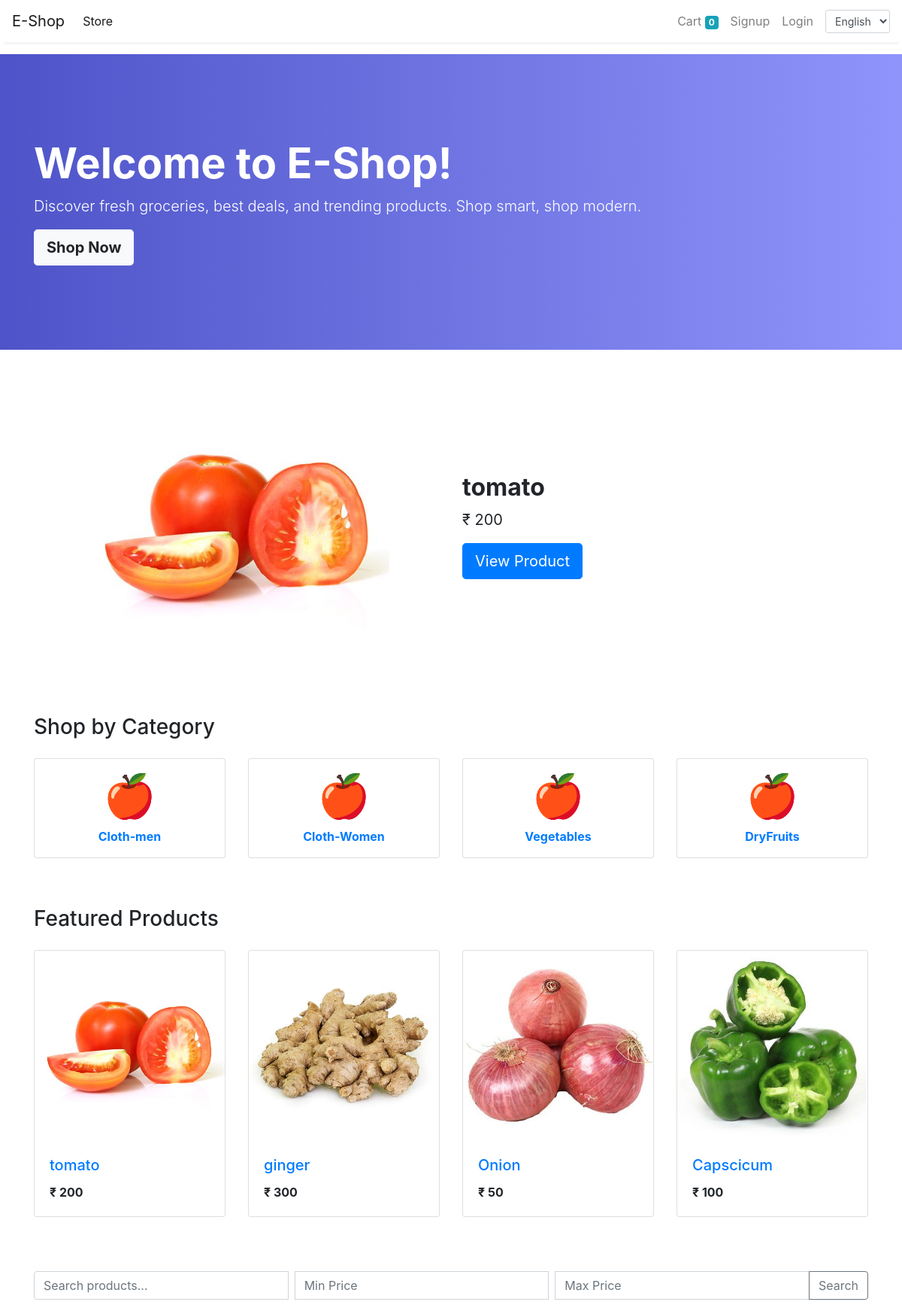
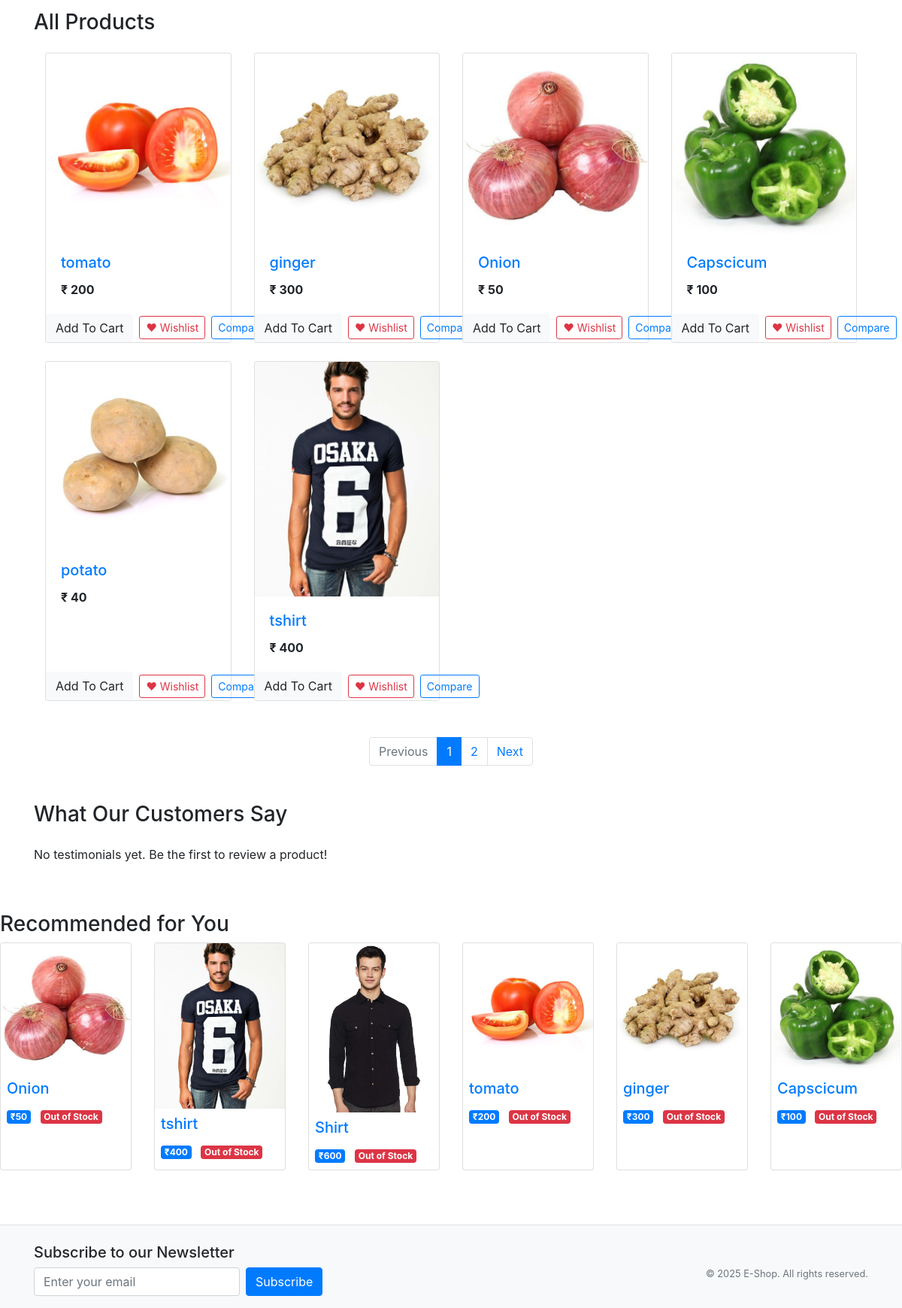
The app's page /store with its own data (2 pictures, top to bottom).
### store/models.py (models this page shows, shortened)
class Product(models.Model):
    name = models.CharField(max_length=100)
    price = models.IntegerField(default=0)
    category = models.ForeignKey(Category,on_delete=models.CASCADE,default=1)
    brand = models.ForeignKey('Brand', on_delete=models.SET_NULL, null=True, blank=True)
    tags = models.ManyToManyField('Tag', blank=True)
    description = models.CharField(max_length=200, default=' ')
    image = models.ImageField(upload_to='Products/')
    stock = models.IntegerField(default=0)

class Category(models.Model):
    name = models.CharField(max_length=100)
    @classmethod
    def get_all_categories(cls):
        return cls.objects.all()

### store/views.py (the view)
# urls.py: path('',include('store.urls'))
def store(request):
    cart = request.session.get('cart')
    if not cart:
        request.session['cart'] = {}
    categories = cache.get('categories')
    if not categories:
        categories = Category.get_all_categories()
        cache.set('categories', categories, 60 * 10)  # Cache for 10 minutes
    brands = Brand.objects.all()
    brand_id = request.GET.get('brand')
    categoryID = request.GET.get('category')
    search_query = request.GET.get('search', '').strip()
    min_price = request.GET.get('min_price')
    max_price = request.GET.get('max_price')
    tag_id = request.GET.get('tag')
    page_number = request.GET.get('page', 1)
    cache_key = f'products_{categoryID}_{search_query}_{min_price}_{max_price}_{brand_id}_{tag_id}'
    products = cache.get(cache_key)
    if not products:
        if categoryID:
            products = Product.objects.select_related('category', 'brand').prefetch_related('tags').filter(category=categoryID)
        else:
            products = Product.objects.select_related('category', 'brand').prefetch_related('tags').all()
        if search_query:
            products = products.filter(name__icontains=search_query)
        if min_price:
            products = products.filter(price__gte=min_price)
        if max_price:
            products = products.filter(price__lte=max_price)
        if brand_id:
            products = products.filter(brand_id=brand_id)
        if tag_id:
            products = products.filter(tags__id=tag_id)
        cache.set(cache_key, products, 60 * 5)  # Cache for 5 minutes
    testimonials = Review.objects.select_related('customer', 'product').order_by('-created_at')[:4]
    viewed_ids = request.session.get('recently_viewed', [])
    recently_viewed = Product.objects.filter(id__in=viewed_ids) if viewed_ids else []
    recommended_products = []
    customer_id = request.session.get('customer')
    if customer_id:
        ordered_ids = Order.objects.filter(customer_id=customer_id).values_list('product_id', flat=True)
        ordered_categories = Product.objects.filter(id__in=ordered_ids).values_list('category_id', flat=True)
        viewed_categories = Product.objects.filter(id__in=viewed_ids).values_list('category_id', flat=True)
        categories_of_interest = set(list(ordered_categories) + list(viewed_categories))
        recommended_products = Product.objects.filter(category_id__in=categories_of_interest).exclude(id__in=list(ordered_ids) + viewed_ids)[:6]
        if not recommended_products:
            recommended_products = Product.objects.exclude(id__in=list(ordered_ids) + viewed_ids)[:6]
    else:
        recommended_products = Product.objects.annotate(order_count=Count('order')).order_by('-order_count')[:6]
    paginator = Paginator(products, 6)  # 6 products per page
    page_obj = paginator.get_page(page_number)
    tags = Tag.objects.all()
    data = {
        'products': page_obj.object_list,
        'categories': categories,
        'brands': brands,
        'tags': tags,
        'search_query': search_query,
        'selected_category': categoryID,
        'selected_brand': brand_id,
        'selected_tag': tag_id,
        'min_price': min_price,
        'max_price': max_price,
        'page_obj': page_obj,
        'testimonials': testimonials,
        'recently_viewed': recently_viewed,
        'recommended_products': recommended_products
    }
    print('you are : ', request.session.get('email'))
    return render(request, 'index.html', data)

### store/templatetags/cart.py (called while the page is built)
@register.filter(name='is_in_cart')
def is_in_cart(product  , cart):
    keys = cart.keys()
    for id in keys:
        if int(id) == product.id:
            return True
    return False;

### store/templatetags/custom_filter.py (called while the page is built)
@register.filter(name='currency')
def currency(number):
    return "₹ "+str(number)

### store/templates/index.html (shortened to what this page needs)
{% extends 'base.html' %}
{% block content %}
{% load cart %}
{% load custom_filter %}
{% load i18n %}
<head>
</head>
<div class="jumbotron jumbotron-fluid text-white" style="background: linear-gradient(90deg, #4e54c8 0%, #8f94fb 100%);">
  <div class="container py-5">
    <h1 class="display-4 font-weight-bold">Welcome to E-Shop!</h1>
    <p class="lead">Discover fresh groceries, best deals, and trending products. Shop smart, shop modern.</p>
    <a href="#products" class="btn btn-lg btn-light font-weight-bold">Shop Now</a>
  </div>
</div>
<div class="container mb-5">
  <div id="featuredCarousel" class="carousel slide" data-ride="carousel">
    <ol class="carousel-indicators">
      {% for product in products|slice:':5' %}
      <li data-target="#featuredCarousel" data-slide-to="{{ forloop.counter0 }}" {% if forloop.first %}class="active"{% endif %}></li>
      {% endfor %}
    </ol>
    <div class="carousel-inner">
      {% for product in products|slice:':5' %}
      <div class="carousel-item {% if forloop.first %}active{% endif %}">
        <div class="row align-items-center">
          <div class="col-md-6 text-center">
            <a href="/product/{{ product.id }}/"><img src="{{ product.image.url }}" class="d-block w-75 mx-auto rounded shadow" alt="{{ product.name }} image"></a>
          </div>
          <div class="col-md-6">
            <h2 class="font-weight-bold">{{ product.name }}</h2>
            <p class="lead"><b>{{ product.price|currency }}</b></p>
            <a href="/product/{{ product.id }}/" class="btn btn-primary btn-lg">View Product</a>
          </div>
        </div>
      </div>
      {% endfor %}
    </div>
    <a class="carousel-control-prev" href="#featuredCarousel" role="button" data-slide="prev">
      <span class="carousel-control-prev-icon" aria-hidden="true"></span>
    </a>
    <a class="carousel-control-next" href="#featuredCarousel" role="button" data-slide="next">
      <span class="carousel-control-next-icon" aria-hidden="true"></span>
    </a>
  </div>
</div>
<div class="container mb-5">
  <h3 class="mb-4">{% trans 'Shop by Category' %}</h3>
  <div class="row">
    {% for category in categories %}
    <div class="col-6 col-md-3 mb-3">
      <a href="/?category={{category.id}}" class="text-decoration-none">
        <div class="card shadow-sm h-100 text-center p-3 category-card">
          <span class="display-4">🍎</span>
          <div class="mt-2 font-weight-bold">{{category.name}}</div>
        </div>
      </a>
    </div>
    {% endfor %}
  </div>
</div>
<div class="container mb-5">
  <h3 class="mb-4">{% trans 'Featured Products' %}</h3>
  <div class="row">
    {% for product in products|slice:':4' %}
    <div class="col-12 col-md-3 mb-4">
      <div class="card h-100 shadow-sm">
        <a href="/product/{{ product.id }}/"><img class="card-img-top" src="{{product.image.url}}" alt="{{product.name}} image"></a>
        <div class="card-body">
          <h5 class="card-title"><a href="/product/{{ product.id }}/">{{product.name}}</a></h5>
          <p class="card-text"><b>{{product.price|currency}}</b></p>
        </div>
      </div>
    </div>
    {% endfor %}
  </div>
</div>
<div class="container mb-4">
  <form method="get" action="#products" class="mb-3">
    <div class="input-group">
      <input type="text" name="search" class="form-control" placeholder="{% trans 'Search products...' %}" value="{{ search_query }}">
      <input type="number" name="min_price" class="form-control ml-2" placeholder="Min Price" value="{{ min_price }}" min="0">
      <input type="number" name="max_price" class="form-control ml-2" placeholder="Max Price" value="{{ max_price }}" min="0">
      <div class="input-group-append">
        <button class="btn btn-outline-secondary" type="submit">{% trans 'Search' %}</button>
      </div>
    </div>
  </form>
</div>
<div id="products" class="container mb-5">
  <h3 class="mb-4">{% trans 'All Products' %}</h3>
  <div class="row mx-auto">
    {% for product in products %}
    <div class="col-12 col-md-3 mb-4">
      <div class="card h-100 shadow-sm" id="{{product.id}}">
        <a href="/product/{{ product.id }}/"><img class="card-img-top" src="{{product.image.url}}" alt="{{product.name}} image"></a>
        <div class="card-body">
          <h5 class="card-title"><a href="/product/{{ product.id }}/">{{product.name}}</a></h5>
          <p class="card-text"><b>{{product.price|currency}}</b></p>
        </div>
        <div class="card-footer p-0 no-gutters bg-white border-0">
          <div class="d-flex justify-content-between align-items-center">
            {% if product|is_in_cart:request.session.cart %}
            <div class="row no-gutters">
              <form action="/#{{product.id}}" class="col-2 " method="post">
                {% csrf_token %}
                <input hidden type="text" name='product' value='{{product.id}}'>
                <input hidden type="text" name='remove' value='True'>
                <input type="submit" value=" - " class="btn btn-block btn-light border-right">
              </form>
              <div class="text-center col">{{product|cart_quantity:request.session.cart}} in Cart</div>
              <form action="/#{{product.id}}" class="col-2 " method="post">
                {% csrf_token %}
                <input hidden type="text" name='product' value='{{product.id}}'>
                <input type="submit" value=" + " class="btn btn-block btn-light border-left">
              </form>
            </div>
            {% else %}
            <form action="/#{{product.id}}" method="POST" class="btn-block">
              <input type="submit" class="float-right btn btn-light  form-control" value="Add To Cart">
            </form>
            {% endif %}
            <button class="btn btn-outline-danger btn-sm ml-2 wishlist-btn" data-product-id="{{ product.id }}">❤ Wishlist</button>
            <a href="/compare/add/{{ product.id }}/" class="btn btn-outline-primary btn-sm ml-2">Compare</a>
          </div>
        </div>
      </div>
    </div>
    {% endfor %}
  </div>
  {% if page_obj.has_other_pages %}
  <nav aria-label="Page navigation">
    <ul class="pagination justify-content-center mt-4">
      {% if page_obj.has_previous %}
        <li class="page-item">
          <a class="page-link" href="?{% if selected_category %}category={{ selected_category }}&{% endif %}{% if search_query %}search={{ search_query }}&{% endif %}page={{ page_obj.previous_page_number }}">Previous</a>
        </li>
      {% else %}
        <li class="page-item disabled"><span class="page-link">Previous</span></li>
      {% endif %}
      {% for num in page_obj.paginator.page_range %}
        {% if page_obj.number == num %}
          <li class="page-item active"><span class="page-link">{{ num }}</span></li>
        {% else %}
          <li class="page-item"><a class="page-link" href="?{% if selected_category %}category={{ selected_category }}&{% endif %}{% if search_query %}search={{ search_query }}&{% endif %}page={{ num }}">{{ num }}</a></li>
        {% endif %}
      {% endfor %}
      {% if page_obj.has_next %}
        <li class="page-item">
          <a class="page-link" href="?{% if selected_category %}category={{ selected_category }}&{% endif %}{% if search_query %}search={{ search_query }}&{% endif %}page={{ page_obj.next_page_number }}">Next</a>
        </li>
      {% else %}
        <li class="page-item disabled"><span class="page-link">Next</span></li>
      {% endif %}
    </ul>
  </nav>
  {% endif %}
</div>
<div class="container mb-5">
  <h3 class="mb-4">What Our Customers Say</h3>
  <div class="row">
    {% for review in testimonials %}
    <div class="col-12 col-md-6 mb-4">
      <div class="card shadow-sm h-100">
        <div class="card-body">
          <div class="mb-2">
            <span class="font-weight-bold">{{ review.customer.first_name }}</span> on <a href="/product/{{ review.product.id }}/">{{ review.product.name }}</a>
          </div>
          <div class="mb-2 text-warning">
            {% for i in "12345"|slice:":review.rating" %}★{% endfor %}{% for i in "12345"|slice:"review.rating:" %}☆{% endfor %}
          </div>
          <div class="mb-2">{{ review.review }}</div>
          <small class="text-muted">{{ review.created_at|date:"M d, Y H:i" }}</small>
        </div>
      </div>
    </div>
    {% empty %}
    <div class="col-12"><p>No testimonials yet. Be the first to review a product!</p></div>
    {% endfor %}
  </div>
</div>
{% if recommended_products %}
  <h3 class="mt-5">Recommended for You</h3>
  <div class="row">
    {% for product in recommended_products %}
      <div class="col-12 col-md-2 mb-4">
        <div class="card h-100 shadow-sm">
          <a href="/product/{{ product.id }}/"><img class="card-img-top" src="{{product.image.url}}" alt="{{product.name}} image"></a>
          <div class="card-body p-2">
            <h5 class="card-title"><a href="/product/{{ product.id }}/">{{product.name}}</a></h5>
            <span class="badge badge-primary">₹{{product.price}}</span>
            {% if product.stock > 0 %}
              <span class="badge badge-success ml-2">In Stock</span>
            {% else %}
              <span class="badge badge-danger ml-2">Out of Stock</span>
            {% endif %}
          </div>
        </div>
      </div>
    {% endfor %}
  </div>
{% endif %}
{% endblock %}

### store/templates/base.html (style rules this page uses)
nav { background-color: white; }

### records on screen
Product: image (picture), name "tomato", price "₹ 200", price "200", stock "Out of Stock"
Product: image (picture), name "ginger", price "₹ 300", price "300", stock "Out of Stock"
Product: image (picture), name "Onion", price "₹ 50", price "50", stock "Out of Stock"
Product: image (picture), name "Capscicum", price "₹ 100", price "100", stock "Out of Stock"
Product: image (picture), name "potato", price "₹ 40"
Category: name "Cloth-men"
Category: name "Cloth-Women"
Category: name "Vegetables"
Category: name "DryFruits"
Product: image (picture), name "tshirt", price "₹ 400", price "400", stock "Out of Stock"
Product: image (picture), name "Shirt", price "600", stock "Out of Stock"

### other values on screen
{{ request.session.cart.keys|length }} "0"
{{ num }} "1"
{{ num }} "2"
{{ now }} "2025"
form field language "English"
